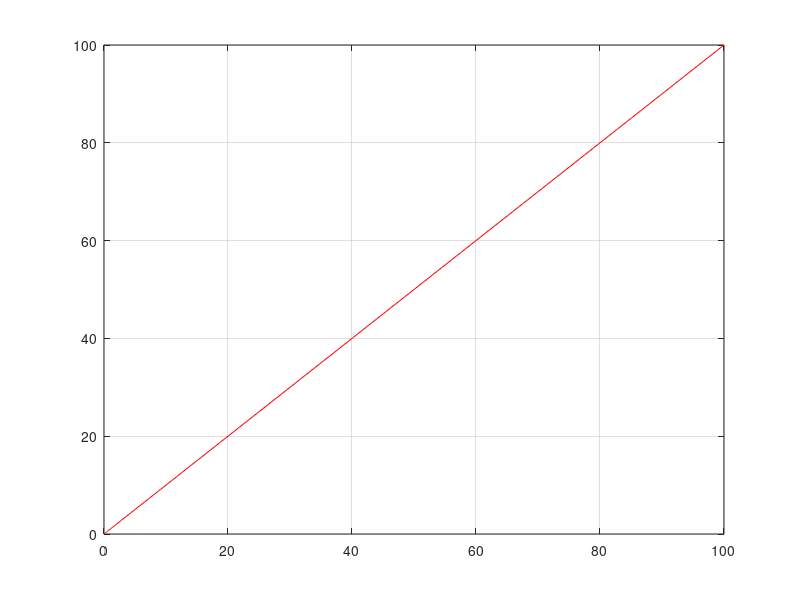

Recreate this plot in MATLAB.
% Saturn
clear;
clc;

gamma = 6.67408e-11;
R0 = 1e8;
M1 = 1.5e19;

f = @(t, r) [r(2), -gamma * M1 * r(1) / (r(1)^2 + R0^2)^(3/2)]';

t_lim = [0, 100];
[T,X] = ode45(f, t_lim, [0, 1])

figure(1)
plot(T, X(:,1), 'r'), grid on
    